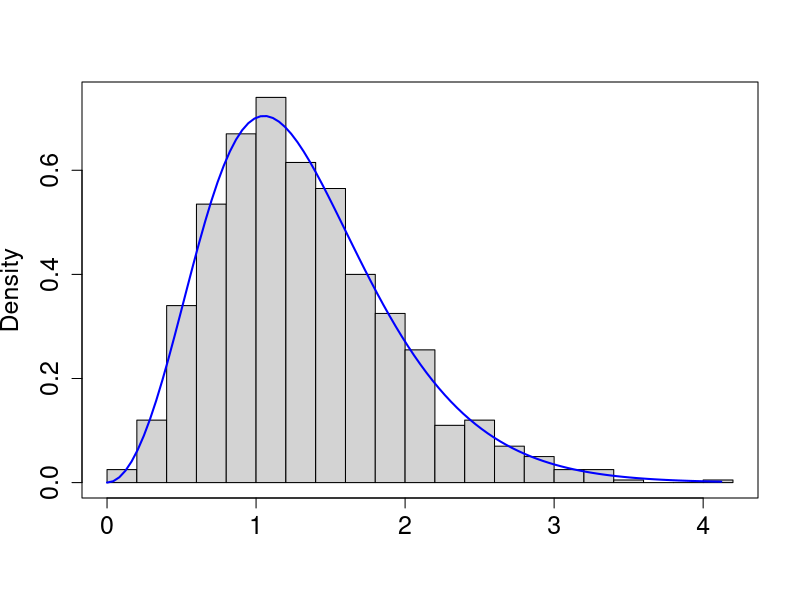
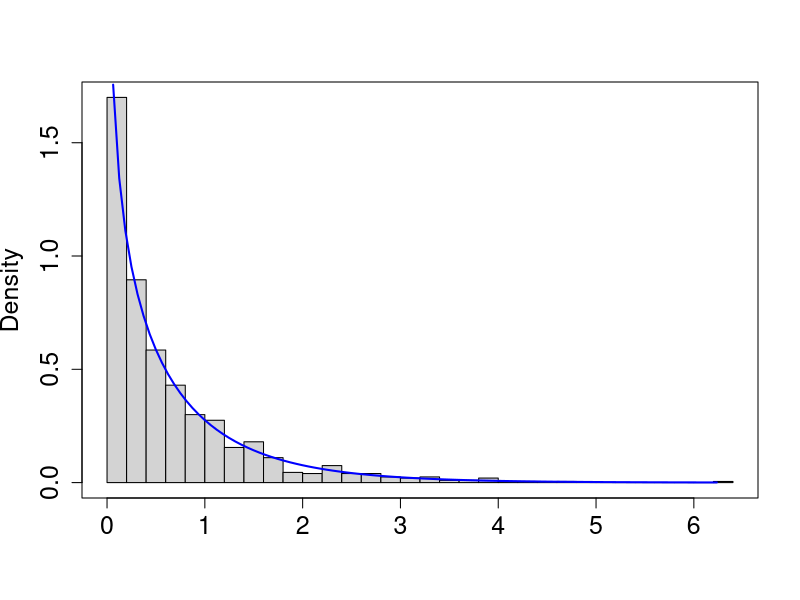
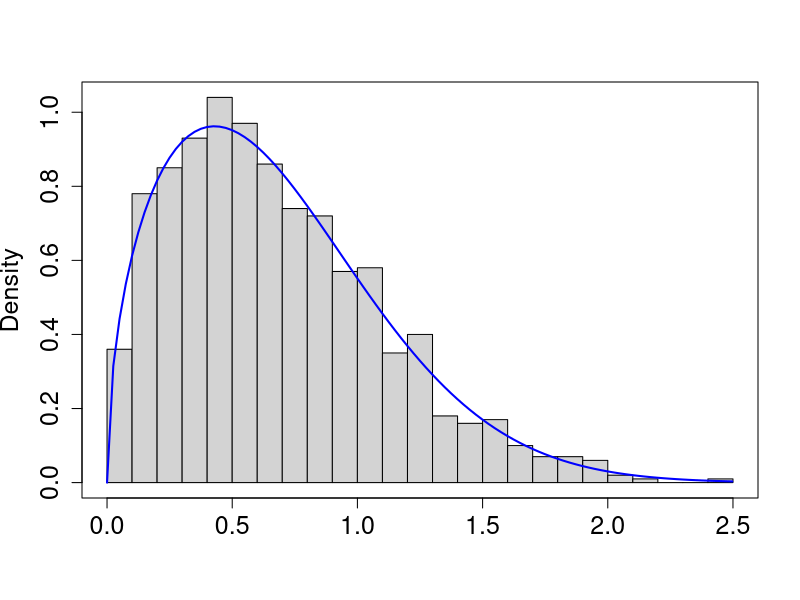
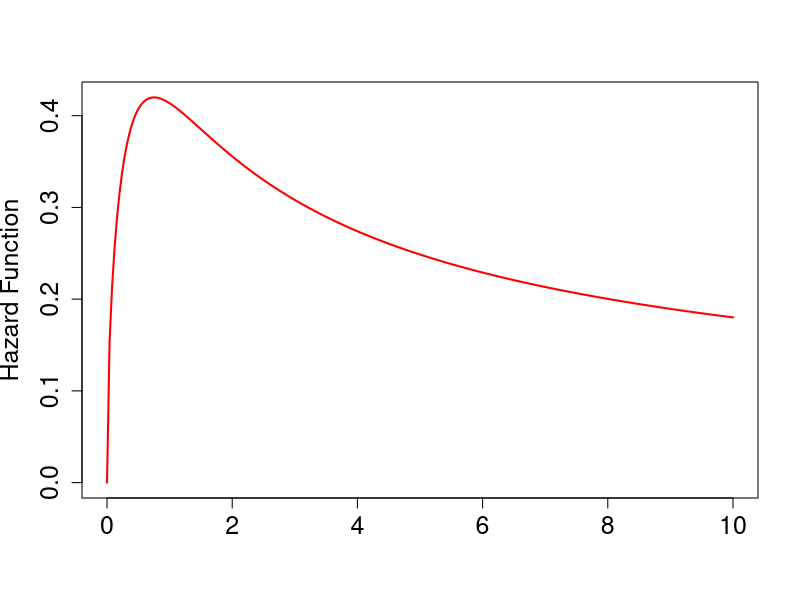
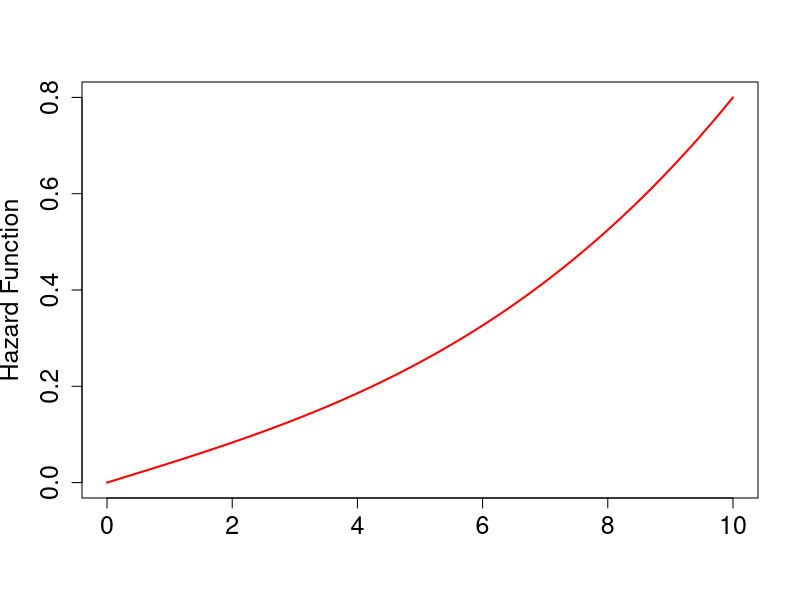
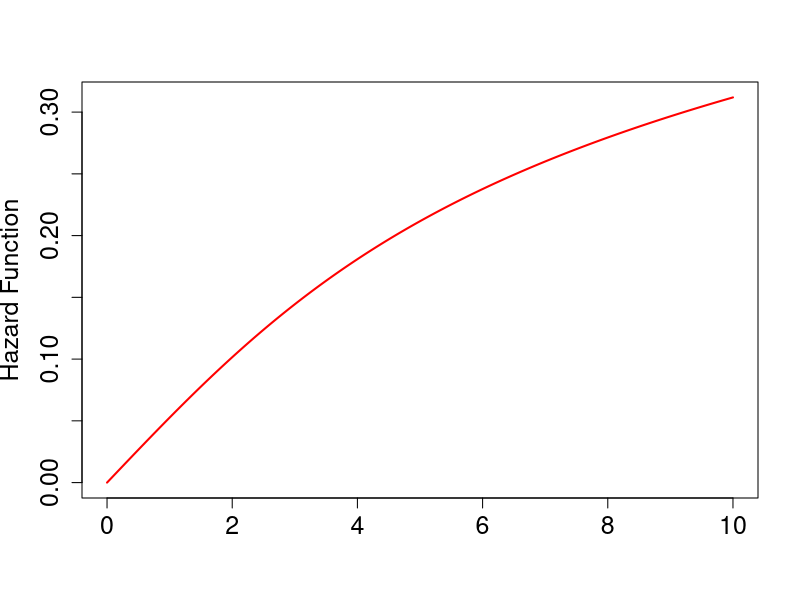
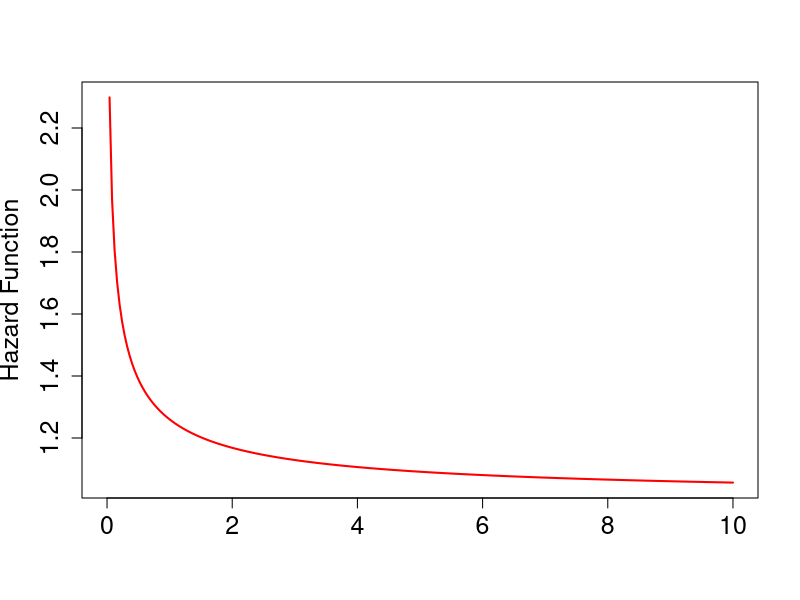
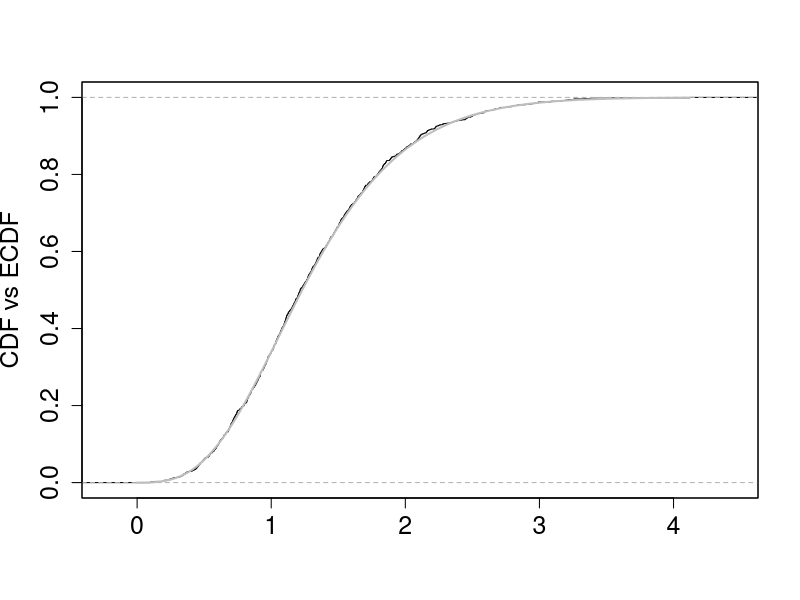

R code for these plots, in order:
## ---- chunk 1
# sigma   : scale parameter
# nu      : shape parameter
# gamma   : shape parameter
# t       : positive argument   
# p       : probability (0,1)
# n       : number of simulations

# Probability Density Function
dpgw <- function(t, sigma, nu, gamma, log = FALSE){
val <- log(nu) - log(gamma) - nu*log(sigma) + (nu-1)*log(t) + 
       (1/gamma - 1)*log( 1 + (t/sigma)^nu ) + 
       ( 1 - ( 1 + (t/sigma)^nu )^(1/gamma) )
  if(log) return(val) else return(exp(val))
}

# PGW Survival Function
spgw <- function(t, sigma, nu, gamma, log.p = FALSE){
  val <- 1 - ( 1 + (t/sigma)^nu )^(1/gamma)
  if(log.p) return(val) else return(exp(val))
}

# PGW Hazard Function
hpgw <- function(t, sigma, nu, gamma, log = FALSE){
  val <- log(nu) - log(gamma) - nu*log(sigma) + (nu-1)*log(t) + 
    (1/gamma - 1)*log( 1 + (t/sigma)^nu )
  if(log) return(val) else return(exp(val))
}

# PGW Cumulative Hazard Function
chpgw <- function(t, sigma, nu, gamma){
  val <- -1 + ( 1 + (t/sigma)^nu )^(1/gamma)
  return(val) 
}

# Quantile Function
qpgw <- function(p, sigma, nu, gamma){
  out <- sigma*(  ( 1 - log(1-p) )^gamma - 1 )^(1/nu)
  return(out)
}

# Random Number Generation Function
rpgw <- function(n, sigma, nu, gamma){
  p <- runif(n)
  out <- sigma*(  ( 1 - log(1-p) )^gamma - 1 )^(1/nu)
  return(as.vector(out))
}
## ---- chunk 2
# Simulated data
sigma0 = 1; nu0 = 3; gamma0 = 2
set.seed(123)
sim <- rpgw(n = 1000, sigma = sigma0, nu = nu0, gamma = gamma0)
# True pdf
true.pdf <- Vectorize(function(t) dpgw(t, sigma = sigma0, nu = nu0, gamma = gamma0))
hist(sim, probability = TRUE, cex.axis = 1.5, cex.lab = 1.5, breaks = 25, main = "", xlab = "")
curve(true.pdf, 0, max(sim), lwd = 2, col = "blue", add = T)
box()

sigma0 = 1; nu0 = 0.75; gamma0 = 0.75
set.seed(123)
sim <- rpgw(n = 1000, sigma = sigma0, nu = nu0, gamma = gamma0)
# True pdf
true.pdf <- Vectorize(function(t) dpgw(t, sigma = sigma0, nu = nu0, gamma = gamma0))
hist(sim, probability = TRUE, cex.axis = 1.5, cex.lab = 1.5, breaks = 25, main = "", xlab = "")
curve(true.pdf, 0, max(sim), lwd = 2, col = "blue", add = T)
box()

sigma0 = 1; nu0 = 1.5; gamma0 = 0.75
set.seed(123)
sim <- rpgw(n = 1000, sigma = sigma0, nu = nu0, gamma = gamma0)
# True pdf
true.pdf <- Vectorize(function(t) dpgw(t, sigma = sigma0, nu = nu0, gamma = gamma0))
hist(sim, probability = TRUE, cex.axis = 1.5, cex.lab = 1.5, breaks = 25, main = "", xlab = "")
curve(true.pdf, 0, max(sim), lwd = 2, col = "blue", add = T)
box()
## ---- chunk 3
sigma0 = 0.75; nu0 = 1.5; gamma0 = 3
haz <- Vectorize(function(t) hpgw(t, sigma = sigma0, nu = nu0, gamma = gamma0))
curve(haz,0,10, lwd = 2, col = "red", xlab = "", main = "", ylab = "Hazard Function", cex.axis = 1.5, cex.lab = 1.5, n = 250)

sigma0 = 10; nu0 = 2; gamma0 = 0.5
haz <- Vectorize(function(t) hpgw(t, sigma = sigma0, nu = nu0, gamma = gamma0))
curve(haz,0,10, lwd = 2, col = "red", xlab = "", main = "", ylab = "Hazard Function", cex.axis = 1.5, cex.lab = 1.5, n = 250)

sigma0 = 5; nu0 = 2; gamma0 = 1.5
haz <- Vectorize(function(t) hpgw(t, sigma = sigma0, nu = nu0, gamma = gamma0))
curve(haz,0,10, lwd = 2, col = "red", xlab = "", main = "", ylab = "Hazard Function", cex.axis = 1.5, cex.lab = 1.5, n = 250)

sigma0 = 1; nu0 = 0.75; gamma0 = 0.75
haz <- Vectorize(function(t) hpgw(t, sigma = sigma0, nu = nu0, gamma = gamma0))
curve(haz,0,10, lwd = 2, col = "red", xlab = "", main = "", ylab = "Hazard Function", cex.axis = 1.5, cex.lab = 1.5, n = 250)
## ---- chunk 4
# Simulated data
sigma0 = 1; nu0 = 3; gamma0 = 2
set.seed(123)
sim <- rpgw(n = 1000, sigma = sigma0, nu = nu0, gamma = gamma0)
# True cdf
true.cdf <- Vectorize(function(t) 1-spgw(t, sigma = sigma0, nu = nu0, gamma = gamma0))
plot(ecdf(sim), cex.axis = 1.5, cex.lab = 1.5, main = "", xlab = "", ylab = "CDF vs ECDF")
curve(true.cdf, 0, max(sim), lwd = 2, col = "gray", add = T)
box()

sigma0 = 1; nu0 = 0.75; gamma0 = 0.75
set.seed(123)
sim <- rpgw(n = 1000, sigma = sigma0, nu = nu0, gamma = gamma0)
# True cdf
true.cdf <- Vectorize(function(t) 1-spgw(t, sigma = sigma0, nu = nu0, gamma = gamma0))
plot(ecdf(sim), cex.axis = 1.5, cex.lab = 1.5, main = "", xlab = "", ylab = "CDF vs ECDF")
curve(true.cdf, 0, max(sim), lwd = 2, col = "gray", add = T)
box()

sigma0 = 1; nu0 = 1.5; gamma0 = 0.75
set.seed(123)
sim <- rpgw(n = 1000, sigma = sigma0, nu = nu0, gamma = gamma0)
# True cdf
true.cdf <- Vectorize(function(t) 1-spgw(t, sigma = sigma0, nu = nu0, gamma = gamma0))
plot(ecdf(sim), cex.axis = 1.5, cex.lab = 1.5, main = "", xlab = "", ylab = "CDF vs ECDF")
curve(true.cdf, 0, max(sim), lwd = 2, col = "gray", add = T)
box()
